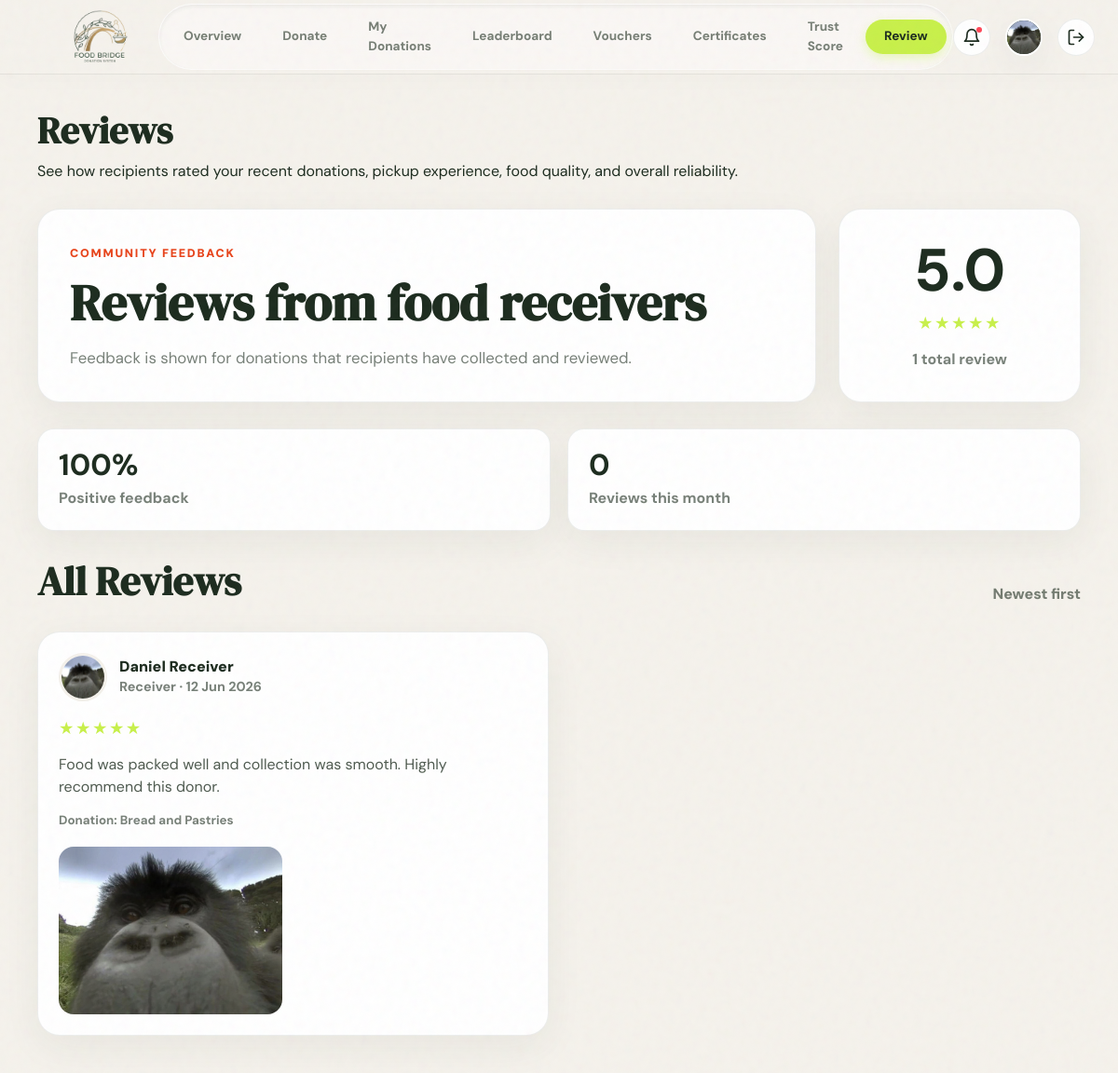
The app's page /src/roles/donor/review.php (signed in) with its own data.
### tables this page shows
CREATE TABLE reviews (
  review_id        INT AUTO_INCREMENT PRIMARY KEY,
  booking_id       INT NOT NULL UNIQUE,
  rating           INT NOT NULL,
  comment          TEXT NULL,
  review_image_url VARCHAR(500) NULL,
  created_at       DATETIME NOT NULL DEFAULT CURRENT_TIMESTAMP,
  CONSTRAINT fk_review_booking
    FOREIGN KEY (booking_id) REFERENCES bookings(booking_id)
    ON DELETE CASCADE
);

CREATE TABLE users (
  user_id             INT AUTO_INCREMENT PRIMARY KEY,
  role                ENUM('donor', 'receiver', 'admin') NOT NULL,
  full_name           VARCHAR(120) NOT NULL,
  email               VARCHAR(190) NOT NULL UNIQUE,
  profile_url         VARCHAR(500) NULL,
  password_hash       VARCHAR(255) NOT NULL,
  location            VARCHAR(255) NULL,
  latitude            DECIMAL(10, 8) NULL,
  longitude           DECIMAL(11, 8) NULL,
  trust_score         INT NOT NULL DEFAULT 100,
  total_food_donated  INT NOT NULL DEFAULT 0,
  status              ENUM('pending_verification', 'active', 'warned', 'suspended', 'banned') NOT NULL DEFAULT 'pending_verification',
  created_at          DATETIME NOT NULL DEFAULT CURRENT_TIMESTAMP
);

CREATE TABLE donations (
  donation_id    INT AUTO_INCREMENT PRIMARY KEY,
  donor_id       INT NOT NULL,
  food_name      VARCHAR(150) NOT NULL,
  category       ENUM('cookedMeal', 'rawProduce', 'bakery', 'beverages', 'cannedGoods', 'others') NOT NULL,
  quantity       DECIMAL(10, 2) NOT NULL,
  unit           ENUM('portions', 'kg', 'pieces') NOT NULL,
  image_url      VARCHAR(500) NULL,
  pickup_address VARCHAR(255) NOT NULL,
  expiry_at      DATETIME NOT NULL,
  status         ENUM('active', 'completed', 'expired', 'cancelled') NOT NULL DEFAULT 'active',
  qr_token_hash  VARCHAR(255) NULL,
  CONSTRAINT fk_donation_donor
    FOREIGN KEY (donor_id) REFERENCES users(user_id)
    ON DELETE RESTRICT
);

### src/roles/donor/review.php (the view, shortened to what this page needs)
<?php
require_once __DIR__ . '/../../../database/db.php';
$userAvatar = $_SESSION['user']['avatarImage'] ?? '';
$userName = $_SESSION['user']['name'] ?? 'User';
$initials = strtoupper(substr($userName, 0, 2));
function h(string $value): string
{
  return htmlspecialchars($value, ENT_QUOTES, 'UTF-8');
}
function relativeDate(string $date): string
{
  $seconds = max(0, time() - strtotime($date));
  return date('j M Y', strtotime($date));
}
function imagePath(?string $path): ?string
{
  return '../../' . $path;
}
$donorId = (int) $_SESSION['user']['id'];
$reviewsStatement = mysqli_prepare(
  $dbConn,
  'SELECT r.rating, r.comment, r.review_image_url, r.created_at, u.full_name AS receiver_name, u.profile_url, d.food_name
     FROM reviews r
     INNER JOIN bookings b ON b.booking_id = r.booking_id
     INNER JOIN donations d ON d.donation_id = b.donation_id
     INNER JOIN users u ON u.user_id = b.receiver_id
     WHERE d.donor_id = ?
     ORDER BY r.created_at DESC'
);
mysqli_stmt_bind_param($reviewsStatement, 'i', $donorId);
mysqli_stmt_execute($reviewsStatement);
$reviews = mysqli_fetch_all(mysqli_stmt_get_result($reviewsStatement), MYSQLI_ASSOC);
$reviewCount = count($reviews);
$ratingTotal = array_sum(array_map(static fn(array $review): int => (int) $review['rating'], $reviews));
$averageRating = $reviewCount ? number_format($ratingTotal / $reviewCount, 1) : '0.0';
$positiveCount = count(array_filter($reviews, static fn(array $review): bool => (int) $review['rating'] >= 4));
$positiveRate = $reviewCount ? (int) round(($positiveCount / $reviewCount) * 100) : 0;
$monthStart = strtotime(date('Y-m-01 00:00:00'));
$thisMonth = count(array_filter($reviews, static fn(array $review): bool => strtotime($review['created_at']) >= $monthStart));
?>
<!DOCTYPE html>
<html lang="en">
<head>
  <link rel="stylesheet" href="../../assets/css/global.css">
  <link rel="stylesheet" href="../../assets/css/header.css">
  <link rel="stylesheet" href="review.css">
</head>
<body>
  <div class="noise-bg"></div>
  <header class="dashboard-header">
    <a href="dashboard.php" class="navbar-brand">
      <div class="navbar-logo"><img src="../../assets/images/logo.png" alt="FoodBridge logo"></div>
    </a>
    <div class="nav-overlay" id="navOverlay">
      <nav class="dashboard-nav"><a href="dashboard.php" class="dashboard-nav-item">Overview</a><a href="donate.php"
          class="dashboard-nav-item">Donate</a><a href="my-donations.php" class="dashboard-nav-item">My Donations</a><a
          href="leaderboard.php" class="dashboard-nav-item">Leaderboard</a><a href="vouchers.php"
          class="dashboard-nav-item">Vouchers</a><a href="certificates.php"
          class="dashboard-nav-item">Certificates</a><a href="trust-score.php" class="dashboard-nav-item">Trust
          Score</a><a href="review.php" class="dashboard-nav-item active">Review</a></nav>
    </div>
    <div class="dashboard-actions">
      <a class="action-btn-circle hide-mobile" title="Notifications" style="position: relative;"
        href="notifications.php">
        <svg width="20" height="20" viewBox="0 0 24 24" fill="none" stroke="currentColor" stroke-width="2"
          stroke-linecap="round" stroke-linejoin="round">
          <path d="M6 8a6 6 0 0 1 12 0c0 7 3 9 3 9H3s3-2 3-9"></path>
          <path d="M10.3 21a1.94 1.94 0 0 0 3.4 0"></path>
        </svg>
        <span
          style="position: absolute; top: 8px; right: 8px; width: 6px; height: 6px; background-color: #ff4757; border-radius: 50%;"></span>
      </a>
      <a href="profile.php" class="profile-avatar">
        <?php if (!empty($userAvatar)): ?>
          <img src="../../<?= htmlspecialchars($userAvatar) ?>" alt="<?= htmlspecialchars($userName) ?>"
            style="width: 100%; height: 100%; border-radius: 50%; object-fit: cover;">
        <?php else: ?>
          <?= htmlspecialchars($initials) ?>
        <?php endif; ?>
      </a>
      <a href="../../auth/login.php" class="action-btn-circle hide-mobile" title="Log Out">
        <svg width="20" height="20" viewBox="0 0 24 24" fill="none" stroke="currentColor" stroke-width="2"
          stroke-linecap="round" stroke-linejoin="round">
          <path d="M9 21H5a2 2 0 0 1-2-2V5a2 2 0 0 1 2-2h4"></path>
          <polyline points="16 17 21 12 16 7"></polyline>
          <line x1="21" y1="12" x2="9" y2="12"></line>
        </svg>
      </a>
    </div>
  </header>
  <div class="dashboard-wrapper">
    <main class="dashboard-content">
      <h1 class="page-heading">Reviews</h1>
      <p class="page-subheading">See how recipients rated your recent donations, pickup experience, food quality, and
        overall reliability.</p>
      <div class="content-body">
        <section class="reviews-shell" aria-label="Donor reviews">
          <div class="reviews-summary">
            <div class="summary-copy"><span class="eyebrow">Community Feedback</span>
              <h2>Reviews from food receivers</h2>
              <p>Feedback is shown for donations that recipients have collected and reviewed.</p>
            </div>
            <div class="rating-card" aria-label="Average rating <?php echo $averageRating; ?> out of 5">
              <strong><?php echo $averageRating; ?></strong>
              <div class="stars" aria-hidden="true">&#9733;&#9733;&#9733;&#9733;&#9733;</div>
              <span><?php echo $reviewCount; ?> total review<?php echo $reviewCount === 1 ? '' : 's'; ?></span>
            </div>
          </div>
          <div class="review-stats">
            <div class="stat-tile"><strong><?php echo $positiveRate; ?>%</strong><span>Positive feedback</span></div>
            <div class="stat-tile"><strong><?php echo $thisMonth; ?></strong><span>Reviews this month</span></div>
          </div>
          <div class="reviews-toolbar">
            <h2>All Reviews</h2><span>Newest first</span>
          </div>
          <div class="reviews-grid">
            <?php if ($reviews === []): ?>
              <p class="empty-reviews">No recipient reviews have been received yet.</p>
            <?php else:
              foreach ($reviews as $review):
                $profile = imagePath($review['profile_url']);
                $photo = imagePath($review['review_image_url']);
                $stars = str_repeat('&#9733;', max(0, min(5, (int) $review['rating']))); ?>
                <article class="review-card">
                  <div class="review-body">
                    <div class="review-header">
                      <?php if ($profile): ?><img class="reviewer-avatar" src="<?php echo h($profile); ?>"
                          alt="<?php echo h($review['receiver_name']); ?>">
                      <?php else: ?>
                        <div class="reviewer-avatar reviewer-initials" aria-hidden="true">
                          <?php echo h(initials($review['receiver_name'])); ?>
                        </div><?php endif; ?>
                      <div>
                        <h3><?php echo h($review['receiver_name']); ?></h3><span>Receiver &middot;
                          <?php echo h(relativeDate($review['created_at'])); ?></span>
                      </div>
                    </div>
                    <div class="stars" aria-label="<?php echo (int) $review['rating']; ?> out of 5 stars">
                      <?php echo $stars; ?>
                    </div>
                    <?php if ($review['comment']): ?>
                      <p><?php echo nl2br(h($review['comment'])); ?></p><?php endif; ?>
                    <small class="review-donation">Donation: <?php echo h($review['food_name']); ?></small>
                    <?php if ($photo): ?><img class="review-photo" src="<?php echo h($photo); ?>"
                        alt="Review photo for <?php echo h($review['food_name']); ?>"><?php endif; ?>
                  </div>
                </article>
              <?php endforeach; endif; ?>
          </div>
        </section>
      </div>
    </main>
  </div>
</body>
</html>

### src/assets/css/global.css (style rules this page uses)
:root { --color-forest: #1C2B1E; --color-forest-hover: #152016; --color-forest-rgb: 28, 43, 30; --color-lime: #C8F04A; --color-lime-hover: #bde73c; --color-lime-rgb: 200, 240, 74; --color-parchment: #F5F2EC; --color-terracotta: #E8431A; --color-terracotta-rgb: 232, 67, 26; --color-white: #FFFFFF; --color-white-rgb: 255, 255, 255; --color-border: rgba(28, 43, 30, 0.08); --color-text-muted: rgba(28, 43, 30, 0.6); --font-display: "DM Serif Display", serif; --font-sans: "DM Sans", sans-serif; --font-syne: "Syne", sans-serif; --border-radius-card: 24px; --border-radius-btn: 9999px; --shadow-glow: 0 12px 40px rgba(28, 43, 30, 0.06); --shadow-premium: 0 20px 40px -10px rgba(28, 43, 30, 0.08); --shadow-hover: 0 30px 60px -12px rgba(28, 43, 30, 0.12); --shadow-inset: inset 0 2px 4px 0 rgba(0, 0, 0, 0.06); --gradient-lime-forest: linear-gradient(135deg, var(--color-lime) 0%, #aedb29 100%); --gradient-card-light: linear-gradient(180deg, rgba(255, 255, 255, 0.9) 0%, rgba(255, 255, 255, 0.75) 100%); --gradient-card-dark: linear-gradient(135deg, var(--color-forest) 0%, #2b3f2e 100%); --transition-smooth: all 0.3s cubic-bezier(0.25, 0.8, 0.25, 1); --transition-fast: all 0.15s cubic-bezier(0.25, 0.8, 0.25, 1); }
*, *::before, *::after { box-sizing: border-box; margin: 0; padding: 0; }
html, body { background-color: var(--color-parchment); color: var(--color-forest); font-family: var(--font-sans); font-size: 16px; line-height: 1.5; -webkit-font-smoothing: antialiased; -moz-osx-font-smoothing: grayscale; overflow-x: hidden; min-height: 100vh; }
h1, h2, h3, h4, h5, h6 { font-family: var(--font-display); font-weight: 900; line-height: 1.2; }
h1 { font-family: var(--font-display); color: var(--color-forest); font-size: 2.5rem; line-height: 2.5rem; font-weight: 900; margin-bottom: 12px; }
.dashboard-wrapper { display: flex; flex-direction: column; min-height: 100vh; }
.dashboard-content { flex: 1; padding: 40px; max-width: 1200px; width: 100%; margin: 0 auto; position: relative; z-index: 10; }
.noise-bg { position: fixed; inset: 0; z-index: 9999; pointer-events: none; opacity: 0.04; }

### src/assets/css/header.css (style rules this page uses)
.navbar-brand { display: flex; align-items: center; text-decoration: none; color: var(--color-forest); }
.navbar-logo { width: 130px; height: 130px; flex-shrink: 0; border-radius: 50%; display: flex; align-items: center; justify-content: center; overflow: hidden; background-color: transparent; }
.navbar-logo img { width: 100%; height: 100%; object-fit: contain; }
.dashboard-header { position: sticky; top: 0; width: 100%; height: 80px; background: rgba(245, 242, 236, 0.75); backdrop-filter: blur(24px); -webkit-backdrop-filter: blur(24px); border-bottom: 1px solid var(--color-border); display: flex; align-items: center; justify-content: space-between; padding: 0 40px; z-index: 900; box-shadow: 0 4px 30px rgba(0, 0, 0, 0.02); }
.dashboard-nav { display: flex; align-items: center; background: rgba(255, 255, 255, 0.4); border: 1px solid rgba(255, 255, 255, 0.5); border-radius: var(--border-radius-btn); padding: 6px; gap: 4px; box-shadow: var(--shadow-inset); }
.dashboard-nav-item { text-decoration: none; font-family: var(--font-sans); font-weight: 700; font-size: 0.85rem; padding: 8px 20px; color: var(--color-text-muted); border-radius: var(--border-radius-btn); transition: var(--transition-smooth); }
.dashboard-nav-item.active { color: var(--color-forest); background-color: var(--color-lime); box-shadow: 0 4px 12px rgba(200, 240, 74, 0.35); }
.dashboard-actions { display: flex; align-items: center; gap: 16px; }
.action-btn-circle { width: 40px; height: 40px; border-radius: 50%; background-color: var(--color-white); border: 1px solid var(--color-border); display: flex; align-items: center; justify-content: center; color: var(--color-forest); cursor: pointer; transition: var(--transition-smooth); text-decoration: none; }
.profile-avatar { width: 40px; height: 40px; border-radius: 50%; background-color: var(--color-forest); color: var(--color-parchment); display: flex; align-items: center; justify-content: center; font-weight: 700; text-decoration: none; font-size: 0.85rem; border: 2px solid var(--color-white); box-shadow: var(--shadow-glow); transition: var(--transition-smooth); }
.nav-overlay { display: flex; align-items: center; }

### records on screen
reviews: rating "5.0", rating "100", created_at "0", users.profile_url (picture), users.full_name "Daniel Receiver", created_at "12 Jun 2026", rating "★★★★★", comment "Food was packed well and collection was smooth. Highly recommend this donor.", donations.food_name "Bread and Pastries", review_image_url (picture)

### other values on screen
$reviewCount "1"
